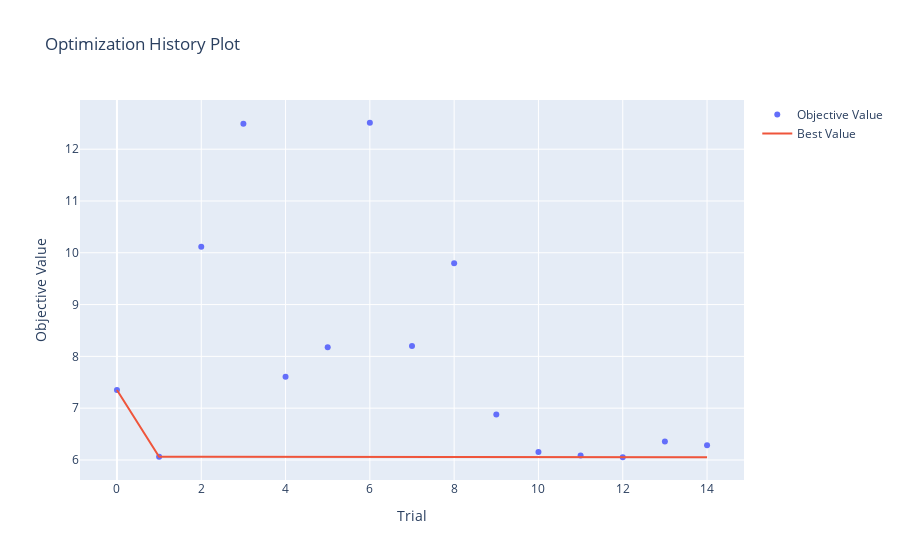
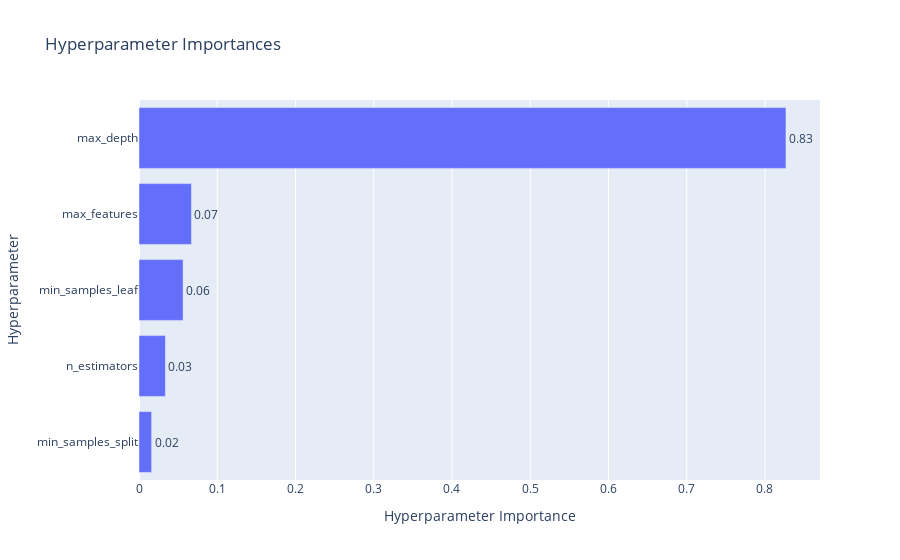

Notebook source saved alongside these figures, in order:
### Code cell
vis.plot_optimization_history(study_rf).show()
vis.plot_param_importances(study_rf).show()

### Figure 1 — Plotly figure (JSON) as saved in the notebook; plotly's stock layout.template omitted (floating-point values rounded to 4 significant figures)
{"data": [{"mode": "markers", "name": "Objective Value", "type": "scatter", "x": [0, 1, 2, 3, 4, 5, 6, 7, 8, 9, 10, 11, 12, 13, 14], "y": [7.351, 6.063, 10.12, 12.49, 7.605, 8.175, 12.51, 8.201, 9.799, 6.879, 6.153, 6.088, 6.052, 6.358, 6.285]}, {"mode": "lines", "name": "Best Value", "type": "scatter", "x": [0, 1, 2, 3, 4, 5, 6, 7, 8, 9, 10, 11, 12, 13, 14], "y": [7.351, 6.063, 6.063, 6.063, 6.063, 6.063, 6.063, 6.063, 6.063, 6.063, 6.063, 6.063, 6.052, 6.052, 6.052]}, {"marker": {"color": "#cccccc"}, "mode": "markers", "name": "Infeasible Trial", "showlegend": false, "type": "scatter", "x": [], "y": []}], "layout": {"title": {"text": "Optimization History Plot"}, "xaxis": {"title": {"text": "Trial"}}, "yaxis": {"title": {"text": "Objective Value"}}}}

### Figure 2 — Plotly figure (JSON) as saved in the notebook; plotly's stock layout.template omitted (floating-point values rounded to 4 significant figures)
{"data": [{"cliponaxis": false, "hovertemplate": ["min_samples_split (IntDistribution): 0.01611336785865112<extra></extra>", "n_estimators (IntDistribution): 0.03371309856983403<extra></extra>", "min_samples_leaf (IntDistribution): 0.05634663576169041<extra></extra>", "max_features (CategoricalDistribution): 0.06700816968578985<extra></extra>", "max_depth (IntDistribution): 0.8268187281240347<extra></extra>"], "name": "Objective Value", "orientation": "h", "text": ["0.02", "0.03", "0.06", "0.07", "0.83"], "textposition": "outside", "type": "bar", "x": [0.01611, 0.03371, 0.05635, 0.06701, 0.8268], "y": ["min_samples_split", "n_estimators", "min_samples_leaf", "max_features", "max_depth"]}], "layout": {"title": {"text": "Hyperparameter Importances"}, "xaxis": {"title": {"text": "Hyperparameter Importance"}}, "yaxis": {"title": {"text": "Hyperparameter"}}}}
